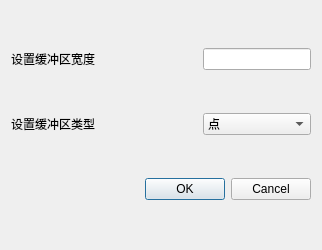
<?xml version="1.0" encoding="UTF-8"?>
<ui version="4.0">
 <class>bufferDialog</class>
 <widget class="QDialog" name="bufferDialog">
  <property name="geometry">
   <rect>
    <x>0</x>
    <y>0</y>
    <width>322</width>
    <height>250</height>
   </rect>
  </property>
  <property name="windowTitle">
   <string>设置缓冲区参数</string>
  </property>
  <layout class="QGridLayout" name="gridLayout">
   <item row="0" column="1">
    <spacer name="horizontalSpacer">
     <property name="orientation">
      <enum>Qt::Horizontal</enum>
     </property>
     <property name="sizeHint" stdset="0">
      <size>
       <width>40</width>
       <height>20</height>
      </size>
     </property>
    </spacer>
   </item>
   <item row="0" column="0">
    <widget class="QLabel" name="label">
     <property name="text">
      <string>设置缓冲区宽度</string>
     </property>
    </widget>
   </item>
   <item row="2" column="0" colspan="3">
    <widget class="QDialogButtonBox" name="buttonBox">
     <property name="orientation">
      <enum>Qt::Horizontal</enum>
     </property>
     <property name="standardButtons">
      <set>QDialogButtonBox::Cancel|QDialogButtonBox::Ok</set>
     </property>
    </widget>
   </item>
   <item row="0" column="2">
    <widget class="QLineEdit" name="lineEdit"/>
   </item>
   <item row="1" column="0">
    <widget class="QLabel" name="label_2">
     <property name="text">
      <string>设置缓冲区类型</string>
     </property>
    </widget>
   </item>
   <item row="1" column="2">
    <widget class="QComboBox" name="comboBox">
     <item>
      <property name="text">
       <string>点</string>
      </property>
     </item>
     <item>
      <property name="text">
       <string>线</string>
      </property>
     </item>
     <item>
      <property name="text">
       <string>面</string>
      </property>
     </item>
    </widget>
   </item>
  </layout>
 </widget>
 <resources/>
 <connections>
  <connection>
   <sender>buttonBox</sender>
   <signal>accepted()</signal>
   <receiver>bufferDialog</receiver>
   <slot>accept()</slot>
   <hints>
    <hint type="sourcelabel">
     <x>248</x>
     <y>254</y>
    </hint>
    <hint type="destinationlabel">
     <x>157</x>
     <y>274</y>
    </hint>
   </hints>
  </connection>
  <connection>
   <sender>buttonBox</sender>
   <signal>rejected()</signal>
   <receiver>bufferDialog</receiver>
   <slot>reject()</slot>
   <hints>
    <hint type="sourcelabel">
     <x>316</x>
     <y>260</y>
    </hint>
    <hint type="destinationlabel">
     <x>286</x>
     <y>274</y>
    </hint>
   </hints>
  </connection>
 </connections>
</ui>
